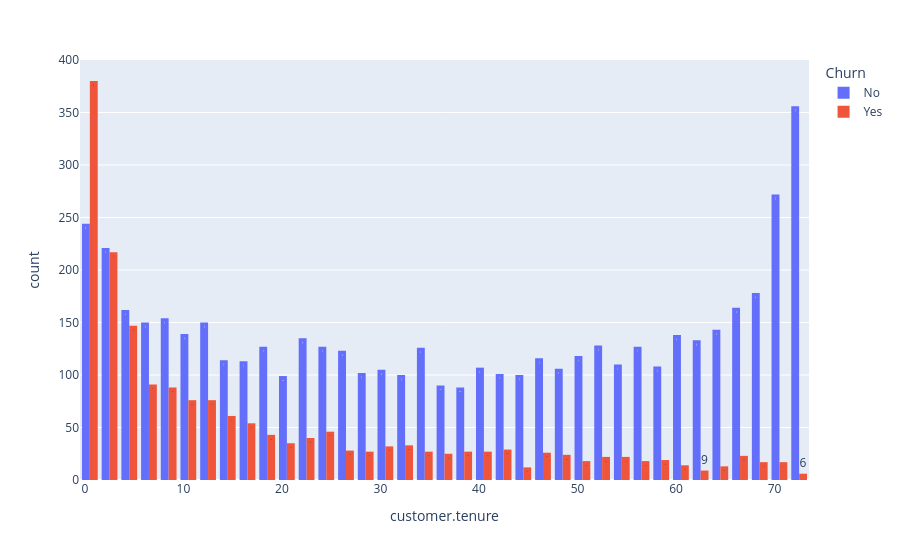

Here is the notebook cell this chart was saved with:
### Code cell
px.histogram(df_plano, x = 'customer.tenure', text_auto = True, color = 'Churn', barmode = 'group')

### Figure 1 — Plotly figure (JSON) as saved in the notebook; plotly's stock layout.template omitted (floating-point values rounded to 4 significant figures; data arrays with more than 128 entries replaced by an {"elided": "..."} marker saying what was removed)
{"data": [{"alignmentgroup": "True", "bingroup": "x", "hovertemplate": "Churn=No<br>customer.tenure=%{x}<br>count=%{y}<extra></extra>", "legendgroup": "No", "marker": {"color": "#636efa", "pattern": {"shape": ""}}, "name": "No", "offsetgroup": "No", "orientation": "v", "showlegend": true, "texttemplate": "%{value}", "type": "histogram", "x": {"elided": "5174 float values"}, "xaxis": "x", "yaxis": "y"}, {"alignmentgroup": "True", "bingroup": "x", "hovertemplate": "Churn=Yes<br>customer.tenure=%{x}<br>count=%{y}<extra></extra>", "legendgroup": "Yes", "marker": {"color": "#EF553B", "pattern": {"shape": ""}}, "name": "Yes", "offsetgroup": "Yes", "orientation": "v", "showlegend": true, "texttemplate": "%{value}", "type": "histogram", "x": {"elided": "1869 float values"}, "xaxis": "x", "yaxis": "y"}], "layout": {"barmode": "group", "legend": {"title": {"text": "Churn"}, "tracegroupgap": 0}, "margin": {"t": 60}, "xaxis": {"anchor": "y", "domain": [0, 1], "title": {"text": "customer.tenure"}}, "yaxis": {"anchor": "x", "domain": [0, 1], "title": {"text": "count"}}}}
